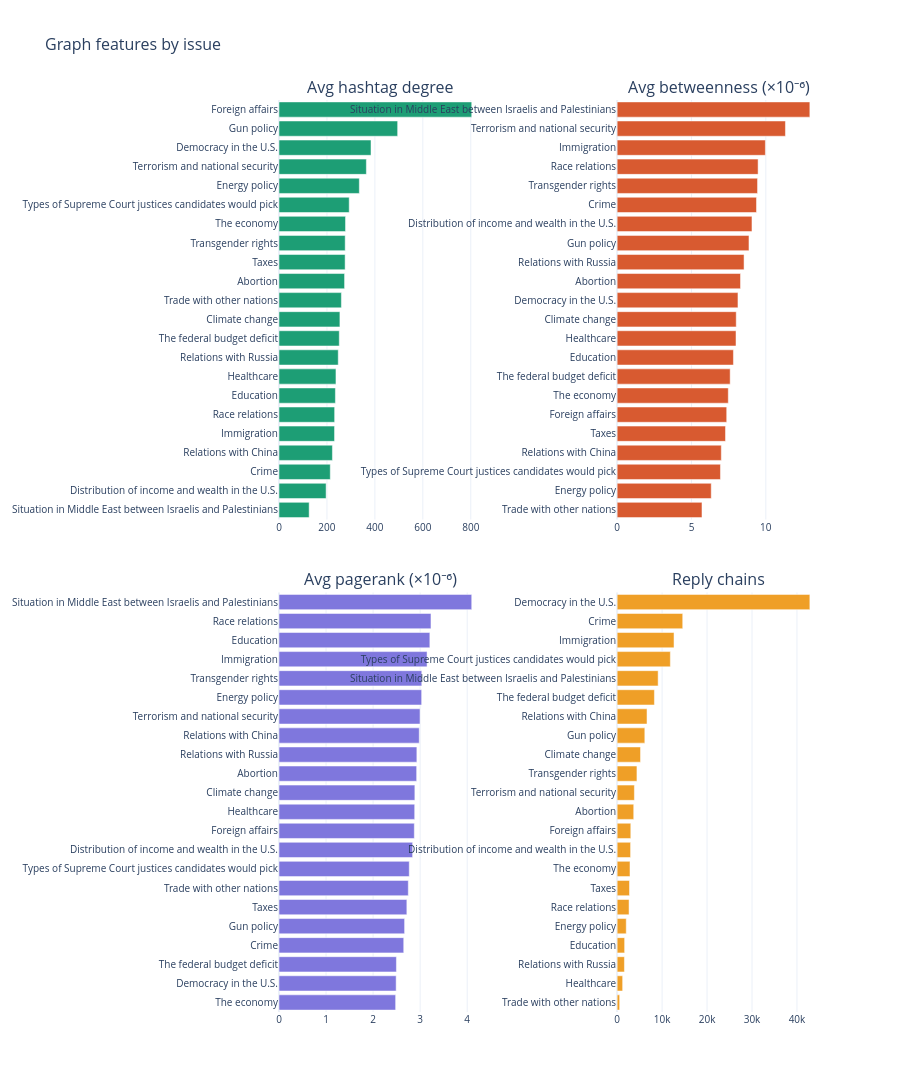

The notebook cell this image was saved under:
### Code cell
import plotly.express as px
import plotly.graph_objects as go
from plotly.subplots import make_subplots

features['avg_betweenness_scaled'] = features['avg_betweenness'] * 1e6
features['avg_pagerank_scaled'] = features['avg_pagerank'] * 1e6

fig = make_subplots(
    rows=2, cols=2,
    subplot_titles=[
        'Avg hashtag degree', 'Avg betweenness (×10⁻⁶)',
        'Avg pagerank (×10⁻⁶)', 'Reply chains'
    ],
    vertical_spacing=0.08,
    horizontal_spacing=0.25
)

cols_config = [
    ('avg_hashtag_degree',    1, 1, '#1D9E75'),
    ('avg_betweenness_scaled', 1, 2, '#D85A30'),
    ('avg_pagerank_scaled',    2, 1, '#7F77DD'),
    ('num_conversations',      2, 2, '#EF9F27'),
]

for col, row, col_n, color in cols_config:
    sorted_df = features.sort_values(col, ascending=True)
    fig.add_trace(
        go.Bar(
            y=sorted_df['issue'],
            x=sorted_df[col],
            orientation='h',
            marker_color=color,
            showlegend=False
        ),
        row=row, col=col_n
    )

fig.update_layout(
    height=1200,
    title_text='Graph features by issue',
    title_font_size=16,
    template='plotly_white',
)
fig.update_yaxes(tickfont_size=10)
fig.update_xaxes(tickfont_size=10)
fig.show()

### Figure 1 — Plotly figure (JSON) as saved in the notebook; plotly's stock layout.template omitted (floating-point values rounded to 4 significant figures)
{"data": [{"marker": {"color": "#1D9E75"}, "orientation": "h", "showlegend": false, "type": "bar", "x": [125.8, 196.5, 213.9, 222.8, 231.7, 232.1, 235.3, 237.6, 247.1, 251.5, 254.1, 260.3, 273.5, 275.8, 276.1, 277.6, 292.9, 335.1, 364.5, 383.8, 494.9, 804.0], "xaxis": "x", "y": ["Situation in Middle East between Israelis and Palestinians", "Distribution of income and wealth in the U.S.", "Crime", "Relations with China", "Immigration", "Race relations", "Education", "Healthcare", "Relations with Russia", "The federal budget deficit", "Climate change", "Trade with other nations", "Abortion", "Taxes", "Transgender rights", "The economy", "Types of Supreme Court justices candidates would pick", "Energy policy", "Terrorism and national security", "Democracy in the U.S.", "Gun policy", "Foreign affairs"], "yaxis": "y"}, {"marker": {"color": "#D85A30"}, "orientation": "h", "showlegend": false, "type": "bar", "x": [5.706, 6.328, 6.948, 7.005, 7.288, 7.368, 7.475, 7.601, 7.821, 7.994, 8.009, 8.126, 8.298, 8.535, 8.866, 9.068, 9.372, 9.443, 9.479, 9.97, 11.32, 12.96], "xaxis": "x2", "y": ["Trade with other nations", "Energy policy", "Types of Supreme Court justices candidates would pick", "Relations with China", "Taxes", "Foreign affairs", "The economy", "The federal budget deficit", "Education", "Healthcare", "Climate change", "Democracy in the U.S.", "Abortion", "Relations with Russia", "Gun policy", "Distribution of income and wealth in the U.S.", "Crime", "Transgender rights", "Race relations", "Immigration", "Terrorism and national security", "Situation in Middle East between Israelis and Palestinians"], "yaxis": "y2"}, {"marker": {"color": "#7F77DD"}, "orientation": "h", "showlegend": false, "type": "bar", "x": [2.479, 2.49, 2.496, 2.651, 2.669, 2.717, 2.748, 2.768, 2.84, 2.876, 2.884, 2.888, 2.925, 2.93, 2.981, 2.997, 3.032, 3.035, 3.147, 3.206, 3.23, 4.096], "xaxis": "x3", "y": ["The economy", "Democracy in the U.S.", "The federal budget deficit", "Crime", "Gun policy", "Taxes", "Trade with other nations", "Types of Supreme Court justices candidates would pick", "Distribution of income and wealth in the U.S.", "Foreign affairs", "Healthcare", "Climate change", "Abortion", "Relations with Russia", "Relations with China", "Terrorism and national security", "Energy policy", "Transgender rights", "Immigration", "Education", "Race relations", "Situation in Middle East between Israelis and Palestinians"], "yaxis": "y3"}, {"marker": {"color": "#EF9F27"}, "orientation": "h", "showlegend": false, "type": "bar", "x": [565, 1228, 1623, 1668, 2029, 2654, 2748, 2862, 2993, 3041, 3692, 3839, 4405, 5205, 6161, 6648, 8293, 9121, 11839, 12655, 14590, 42864], "xaxis": "x4", "y": ["Trade with other nations", "Healthcare", "Relations with Russia", "Education", "Energy policy", "Race relations", "Taxes", "The economy", "Distribution of income and wealth in the U.S.", "Foreign affairs", "Abortion", "Terrorism and national security", "Transgender rights", "Climate change", "Gun policy", "Relations with China", "The federal budget deficit", "Situation in Middle East between Israelis and Palestinians", "Types of Supreme Court justices candidates would pick", "Immigration", "Crime", "Democracy in the U.S."], "yaxis": "y4"}], "layout": {"annotations": [{"font": {"size": 16}, "showarrow": false, "text": "Avg hashtag degree", "x": 0.1875, "xanchor": "center", "xref": "paper", "y": 1, "yanchor": "bottom", "yref": "paper"}, {"font": {"size": 16}, "showarrow": false, "text": "Avg betweenness (×10⁻⁶)", "x": 0.8125, "xanchor": "center", "xref": "paper", "y": 1, "yanchor": "bottom", "yref": "paper"}, {"font": {"size": 16}, "showarrow": false, "text": "Avg pagerank (×10⁻⁶)", "x": 0.1875, "xanchor": "center", "xref": "paper", "y": 0.46, "yanchor": "bottom", "yref": "paper"}, {"font": {"size": 16}, "showarrow": false, "text": "Reply chains", "x": 0.8125, "xanchor": "center", "xref": "paper", "y": 0.46, "yanchor": "bottom", "yref": "paper"}], "height": 1200, "title": {"font": {"size": 16}, "text": "Graph features by issue"}, "xaxis": {"anchor": "y", "domain": [0, 0.375], "tickfont": {"size": 10}}, "xaxis2": {"anchor": "y2", "domain": [0.625, 1], "tickfont": {"size": 10}}, "xaxis3": {"anchor": "y3", "domain": [0, 0.375], "tickfont": {"size": 10}}, "xaxis4": {"anchor": "y4", "domain": [0.625, 1], "tickfont": {"size": 10}}, "yaxis": {"anchor": "x", "domain": [0.54, 1], "tickfont": {"size": 10}}, "yaxis2": {"anchor": "x2", "domain": [0.54, 1], "tickfont": {"size": 10}}, "yaxis3": {"anchor": "x3", "domain": [0, 0.46], "tickfont": {"size": 10}}, "yaxis4": {"anchor": "x4", "domain": [0, 0.46], "tickfont": {"size": 10}}}}
